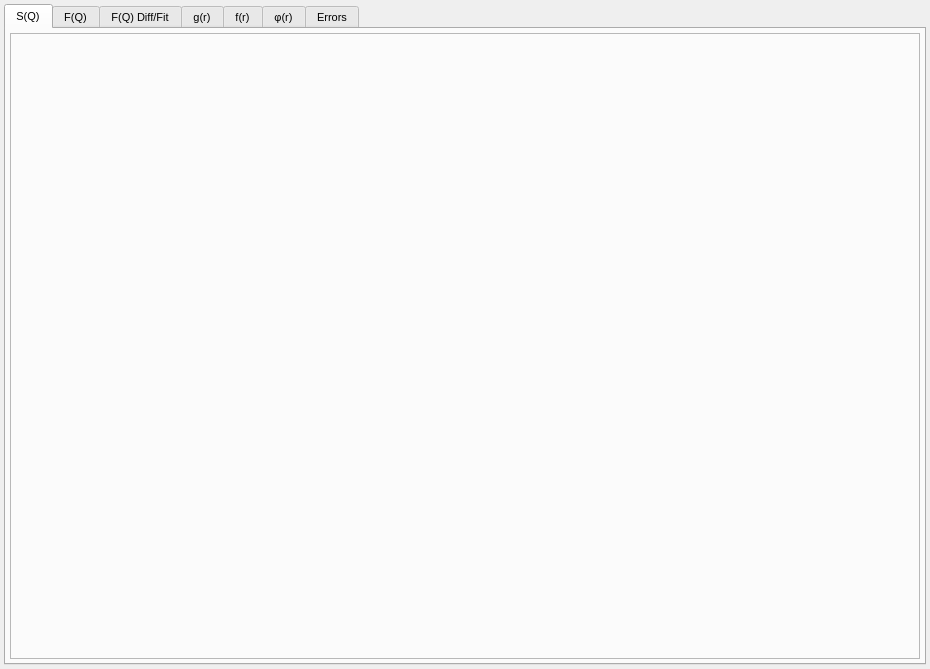
<?xml version="1.0" encoding="UTF-8"?>
<ui version="4.0">
 <class>EPSRModuleWidget</class>
 <widget class="QWidget" name="EPSRModuleWidget">
  <property name="geometry">
   <rect>
    <x>0</x>
    <y>0</y>
    <width>930</width>
    <height>669</height>
   </rect>
  </property>
  <property name="sizePolicy">
   <sizepolicy hsizetype="Expanding" vsizetype="Expanding">
    <horstretch>0</horstretch>
    <verstretch>0</verstretch>
   </sizepolicy>
  </property>
  <property name="font">
   <font>
    <pointsize>8</pointsize>
   </font>
  </property>
  <property name="windowTitle">
   <string>EPSR Controls</string>
  </property>
  <layout class="QHBoxLayout" name="horizontalLayout_2">
   <property name="spacing">
    <number>4</number>
   </property>
   <property name="leftMargin">
    <number>4</number>
   </property>
   <property name="topMargin">
    <number>4</number>
   </property>
   <property name="rightMargin">
    <number>4</number>
   </property>
   <property name="bottomMargin">
    <number>4</number>
   </property>
   <item>
    <widget class="QTabWidget" name="Tabs">
     <property name="font">
      <font>
       <pointsize>8</pointsize>
      </font>
     </property>
     <property name="currentIndex">
      <number>0</number>
     </property>
     <widget class="QWidget" name="SQTab">
      <attribute name="title">
       <string>S(Q)</string>
      </attribute>
      <layout class="QHBoxLayout" name="horizontalLayout_3">
       <property name="spacing">
        <number>4</number>
       </property>
       <property name="leftMargin">
        <number>4</number>
       </property>
       <property name="topMargin">
        <number>4</number>
       </property>
       <property name="rightMargin">
        <number>4</number>
       </property>
       <property name="bottomMargin">
        <number>4</number>
       </property>
       <item>
        <widget class="QFrame" name="SQPlotFrame">
         <property name="sizePolicy">
          <sizepolicy hsizetype="Expanding" vsizetype="Expanding">
           <horstretch>0</horstretch>
           <verstretch>0</verstretch>
          </sizepolicy>
         </property>
         <property name="acceptDrops">
          <bool>true</bool>
         </property>
         <property name="frameShape">
          <enum>QFrame::StyledPanel</enum>
         </property>
         <property name="frameShadow">
          <enum>QFrame::Sunken</enum>
         </property>
         <layout class="QHBoxLayout" name="horizontalLayout_8">
          <property name="spacing">
           <number>0</number>
          </property>
          <property name="leftMargin">
           <number>0</number>
          </property>
          <property name="topMargin">
           <number>0</number>
          </property>
          <property name="rightMargin">
           <number>0</number>
          </property>
          <property name="bottomMargin">
           <number>0</number>
          </property>
          <item>
           <widget class="UChromaViewWidget" name="SQPlotWidget" native="true"/>
          </item>
         </layout>
        </widget>
       </item>
      </layout>
     </widget>
     <widget class="QWidget" name="FQTab">
      <attribute name="title">
       <string>F(Q)</string>
      </attribute>
      <layout class="QVBoxLayout" name="verticalLayout">
       <property name="spacing">
        <number>4</number>
       </property>
       <property name="leftMargin">
        <number>4</number>
       </property>
       <property name="topMargin">
        <number>4</number>
       </property>
       <property name="rightMargin">
        <number>4</number>
       </property>
       <property name="bottomMargin">
        <number>4</number>
       </property>
       <item>
        <widget class="QFrame" name="FQPlotFrame">
         <property name="sizePolicy">
          <sizepolicy hsizetype="Expanding" vsizetype="Expanding">
           <horstretch>0</horstretch>
           <verstretch>0</verstretch>
          </sizepolicy>
         </property>
         <property name="acceptDrops">
          <bool>true</bool>
         </property>
         <property name="frameShape">
          <enum>QFrame::StyledPanel</enum>
         </property>
         <property name="frameShadow">
          <enum>QFrame::Sunken</enum>
         </property>
         <layout class="QHBoxLayout" name="horizontalLayout_7">
          <property name="spacing">
           <number>0</number>
          </property>
          <property name="leftMargin">
           <number>0</number>
          </property>
          <property name="topMargin">
           <number>0</number>
          </property>
          <property name="rightMargin">
           <number>0</number>
          </property>
          <property name="bottomMargin">
           <number>0</number>
          </property>
          <item>
           <widget class="UChromaViewWidget" name="FQPlotWidget" native="true"/>
          </item>
         </layout>
        </widget>
       </item>
      </layout>
     </widget>
     <widget class="QWidget" name="FQFitTab">
      <attribute name="title">
       <string>F(Q) Diff/Fit</string>
      </attribute>
      <layout class="QVBoxLayout" name="verticalLayout_2">
       <property name="spacing">
        <number>4</number>
       </property>
       <property name="leftMargin">
        <number>4</number>
       </property>
       <property name="topMargin">
        <number>4</number>
       </property>
       <property name="rightMargin">
        <number>4</number>
       </property>
       <property name="bottomMargin">
        <number>4</number>
       </property>
       <item>
        <widget class="QFrame" name="FQFitPlotFrame">
         <property name="sizePolicy">
          <sizepolicy hsizetype="Expanding" vsizetype="Expanding">
           <horstretch>0</horstretch>
           <verstretch>0</verstretch>
          </sizepolicy>
         </property>
         <property name="acceptDrops">
          <bool>true</bool>
         </property>
         <property name="frameShape">
          <enum>QFrame::StyledPanel</enum>
         </property>
         <property name="frameShadow">
          <enum>QFrame::Sunken</enum>
         </property>
         <layout class="QHBoxLayout" name="horizontalLayout_11">
          <property name="spacing">
           <number>0</number>
          </property>
          <property name="leftMargin">
           <number>0</number>
          </property>
          <property name="topMargin">
           <number>0</number>
          </property>
          <property name="rightMargin">
           <number>0</number>
          </property>
          <property name="bottomMargin">
           <number>0</number>
          </property>
          <item>
           <widget class="UChromaViewWidget" name="FQFitPlotWidget" native="true"/>
          </item>
         </layout>
        </widget>
       </item>
      </layout>
     </widget>
     <widget class="QWidget" name="GRTab">
      <attribute name="title">
       <string>g(r)</string>
      </attribute>
      <layout class="QHBoxLayout" name="horizontalLayout_6">
       <property name="spacing">
        <number>4</number>
       </property>
       <property name="leftMargin">
        <number>4</number>
       </property>
       <property name="topMargin">
        <number>4</number>
       </property>
       <property name="rightMargin">
        <number>4</number>
       </property>
       <property name="bottomMargin">
        <number>4</number>
       </property>
       <item>
        <widget class="QFrame" name="GRPlotFrame">
         <property name="sizePolicy">
          <sizepolicy hsizetype="Expanding" vsizetype="Expanding">
           <horstretch>0</horstretch>
           <verstretch>0</verstretch>
          </sizepolicy>
         </property>
         <property name="acceptDrops">
          <bool>true</bool>
         </property>
         <property name="frameShape">
          <enum>QFrame::StyledPanel</enum>
         </property>
         <property name="frameShadow">
          <enum>QFrame::Sunken</enum>
         </property>
         <layout class="QHBoxLayout" name="horizontalLayout_9">
          <property name="spacing">
           <number>0</number>
          </property>
          <property name="leftMargin">
           <number>0</number>
          </property>
          <property name="topMargin">
           <number>0</number>
          </property>
          <property name="rightMargin">
           <number>0</number>
          </property>
          <property name="bottomMargin">
           <number>0</number>
          </property>
          <item>
           <widget class="UChromaViewWidget" name="GRPlotWidget" native="true"/>
          </item>
         </layout>
        </widget>
       </item>
      </layout>
     </widget>
     <widget class="QWidget" name="FRTab">
      <attribute name="title">
       <string>f(r)</string>
      </attribute>
      <layout class="QHBoxLayout" name="horizontalLayout_13">
       <property name="spacing">
        <number>4</number>
       </property>
       <property name="leftMargin">
        <number>4</number>
       </property>
       <property name="topMargin">
        <number>4</number>
       </property>
       <property name="rightMargin">
        <number>4</number>
       </property>
       <property name="bottomMargin">
        <number>4</number>
       </property>
       <item>
        <widget class="QFrame" name="FRPlotFrame">
         <property name="sizePolicy">
          <sizepolicy hsizetype="Expanding" vsizetype="Expanding">
           <horstretch>0</horstretch>
           <verstretch>0</verstretch>
          </sizepolicy>
         </property>
         <property name="acceptDrops">
          <bool>true</bool>
         </property>
         <property name="frameShape">
          <enum>QFrame::StyledPanel</enum>
         </property>
         <property name="frameShadow">
          <enum>QFrame::Sunken</enum>
         </property>
         <layout class="QHBoxLayout" name="horizontalLayout_12">
          <property name="spacing">
           <number>0</number>
          </property>
          <property name="leftMargin">
           <number>0</number>
          </property>
          <property name="topMargin">
           <number>0</number>
          </property>
          <property name="rightMargin">
           <number>0</number>
          </property>
          <property name="bottomMargin">
           <number>0</number>
          </property>
          <item>
           <widget class="UChromaViewWidget" name="FRPlotWidget" native="true"/>
          </item>
         </layout>
        </widget>
       </item>
      </layout>
     </widget>
     <widget class="QWidget" name="PhiRTab">
      <attribute name="title">
       <string>φ(r)</string>
      </attribute>
      <layout class="QHBoxLayout" name="horizontalLayout_4">
       <property name="spacing">
        <number>4</number>
       </property>
       <property name="leftMargin">
        <number>4</number>
       </property>
       <property name="topMargin">
        <number>4</number>
       </property>
       <property name="rightMargin">
        <number>4</number>
       </property>
       <property name="bottomMargin">
        <number>4</number>
       </property>
       <item>
        <widget class="QFrame" name="PhiRPlotFrame">
         <property name="sizePolicy">
          <sizepolicy hsizetype="Expanding" vsizetype="Expanding">
           <horstretch>0</horstretch>
           <verstretch>0</verstretch>
          </sizepolicy>
         </property>
         <property name="acceptDrops">
          <bool>true</bool>
         </property>
         <property name="frameShape">
          <enum>QFrame::StyledPanel</enum>
         </property>
         <property name="frameShadow">
          <enum>QFrame::Sunken</enum>
         </property>
         <layout class="QHBoxLayout" name="horizontalLayout_10">
          <property name="spacing">
           <number>0</number>
          </property>
          <property name="leftMargin">
           <number>0</number>
          </property>
          <property name="topMargin">
           <number>0</number>
          </property>
          <property name="rightMargin">
           <number>0</number>
          </property>
          <property name="bottomMargin">
           <number>0</number>
          </property>
          <item>
           <widget class="UChromaViewWidget" name="PhiRPlotWidget" native="true"/>
          </item>
         </layout>
        </widget>
       </item>
      </layout>
     </widget>
     <widget class="QWidget" name="ErrorsTab">
      <attribute name="title">
       <string>Errors</string>
      </attribute>
      <layout class="QVBoxLayout" name="verticalLayout_3">
       <property name="spacing">
        <number>4</number>
       </property>
       <property name="leftMargin">
        <number>4</number>
       </property>
       <property name="topMargin">
        <number>4</number>
       </property>
       <property name="rightMargin">
        <number>4</number>
       </property>
       <property name="bottomMargin">
        <number>4</number>
       </property>
       <item>
        <widget class="QFrame" name="PhiMagPlotFrame">
         <property name="sizePolicy">
          <sizepolicy hsizetype="Expanding" vsizetype="Expanding">
           <horstretch>0</horstretch>
           <verstretch>0</verstretch>
          </sizepolicy>
         </property>
         <property name="acceptDrops">
          <bool>true</bool>
         </property>
         <property name="frameShape">
          <enum>QFrame::StyledPanel</enum>
         </property>
         <property name="frameShadow">
          <enum>QFrame::Sunken</enum>
         </property>
         <layout class="QHBoxLayout" name="horizontalLayout_5">
          <property name="spacing">
           <number>0</number>
          </property>
          <property name="leftMargin">
           <number>0</number>
          </property>
          <property name="topMargin">
           <number>0</number>
          </property>
          <property name="rightMargin">
           <number>0</number>
          </property>
          <property name="bottomMargin">
           <number>0</number>
          </property>
          <item>
           <widget class="UChromaViewWidget" name="PhiMagPlotWidget" native="true"/>
          </item>
         </layout>
        </widget>
       </item>
       <item>
        <widget class="QFrame" name="ErrorsPlotFrame">
         <property name="sizePolicy">
          <sizepolicy hsizetype="Expanding" vsizetype="Expanding">
           <horstretch>0</horstretch>
           <verstretch>0</verstretch>
          </sizepolicy>
         </property>
         <property name="acceptDrops">
          <bool>true</bool>
         </property>
         <property name="frameShape">
          <enum>QFrame::StyledPanel</enum>
         </property>
         <property name="frameShadow">
          <enum>QFrame::Sunken</enum>
         </property>
         <layout class="QHBoxLayout" name="horizontalLayout">
          <property name="spacing">
           <number>0</number>
          </property>
          <property name="leftMargin">
           <number>0</number>
          </property>
          <property name="topMargin">
           <number>0</number>
          </property>
          <property name="rightMargin">
           <number>0</number>
          </property>
          <property name="bottomMargin">
           <number>0</number>
          </property>
          <item>
           <widget class="UChromaViewWidget" name="ErrorsPlotWidget" native="true"/>
          </item>
         </layout>
        </widget>
       </item>
      </layout>
     </widget>
    </widget>
   </item>
  </layout>
 </widget>
 <customwidgets>
  <customwidget>
   <class>UChromaViewWidget</class>
   <extends>QWidget</extends>
   <header>gui/uchroma/gui/uchromaview.h</header>
   <container>1</container>
  </customwidget>
 </customwidgets>
 <resources>
  <include location="../../../gui/icons.qrc"/>
 </resources>
 <connections/>
</ui>
